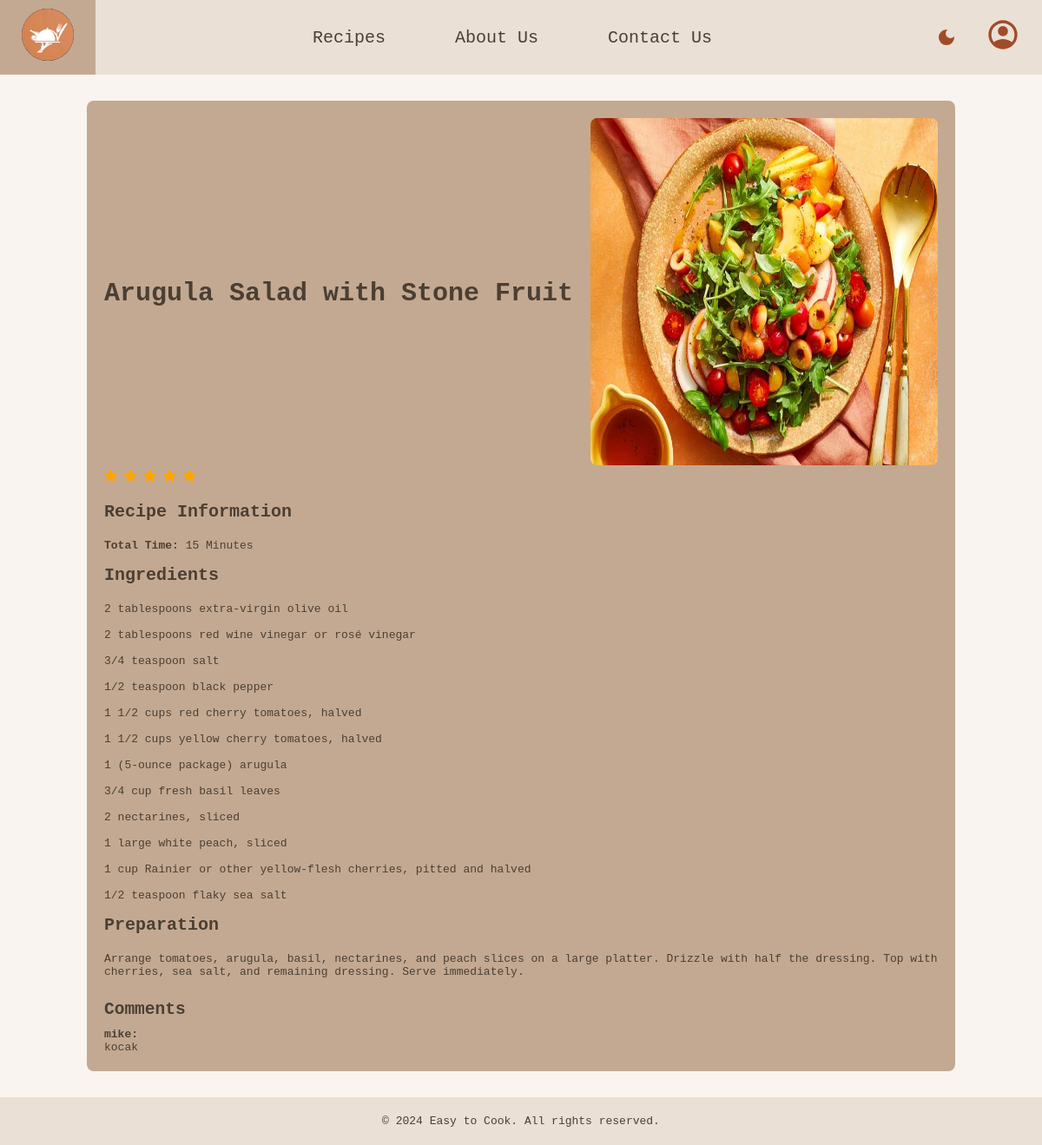
Screenshot of /description.php?id=8 with the database file from the repository.
### tables this page shows
CREATE TABLE `recipes` (
  `id` int(11) NOT NULL,
  `title` varchar(255) NOT NULL,
  `category` varchar(50) NOT NULL,
  `ingredients` text NOT NULL,
  `preparation` text NOT NULL,
  `time` int(11) NOT NULL,
  `image` varchar(255) NOT NULL,
  `created_at` timestamp NOT NULL DEFAULT current_timestamp()
);

CREATE TABLE `comments` (
  `id` int(11) NOT NULL,
  `recipe_id` int(11) NOT NULL,
  `user_id` int(11) NOT NULL,
  `comment` text NOT NULL,
  `created_at` timestamp NOT NULL DEFAULT current_timestamp()
);

CREATE TABLE `users` (
  `id` int(11) NOT NULL,
  `username` varchar(50) NOT NULL,
  `email` varchar(50) NOT NULL,
  `password` varchar(255) NOT NULL,
  `role` varchar(20) NOT NULL
);

### description.php (the view, shortened to what this page needs)
<?php
require 'koneksi.php';
$recipe_id = $_GET['id'];
if (isset($_SESSION['user_id'])) {
    $user_id = $_SESSION['user_id'];
    $query = "
        SELECT r.*, AVG(rt.rating) AS avg_rating,
        (SELECT rating FROM ratings WHERE recipe_id = r.id AND user_id = $user_id) AS user_rating
        FROM recipes r
        LEFT JOIN ratings rt ON r.id = rt.recipe_id
        WHERE r.id = $recipe_id
        GROUP BY r.id
    ";
} else{
    $query = "
        SELECT r.*, AVG(rt.rating) AS avg_rating
        FROM recipes r
        LEFT JOIN ratings rt ON r.id = rt.recipe_id
        WHERE r.id = $recipe_id
        GROUP BY r.id
    ";
}
$result = mysqli_query($conn, $query);
$recipe = mysqli_fetch_assoc($result);
$avg_rating = $recipe['avg_rating'] ? number_format($recipe['avg_rating'], 1) : 'Not Rated Yet';
$query_comments = "SELECT
c.comment,
u.username
FROM comments c
JOIN users u ON c.user_id = u.id
WHERE c.recipe_id = $recipe_id
ORDER BY c.created_at DESC";
$result_comments = mysqli_query($conn, $query_comments);
$comments = mysqli_fetch_all($result_comments, MYSQLI_ASSOC);
?>
<!DOCTYPE html>
<html lang="en">
<head>
    <link rel="stylesheet" href="https://cdnjs.cloudflare.com/ajax/libs/font-awesome/4.7.0/css/font-awesome.min.css">
    <link rel="stylesheet" href="Assets/css/style.css?v=<?php echo time(); ?>">
</head>
<body class="darkmode">
    <?php include 'header.php'; ?>
    <main>
        <div class="recipe-container">
            <div class="recipe-header">
                <h1><?php echo ($recipe['title']); ?></h1>
                <div class="recipe-image">
                    <img src="Assets/images/<?php echo ($recipe['image']); ?>" alt="<?php echo ($recipe['title']); ?>">
                </div>
            </div>
        <?php if (isset($_SESSION['user_id'])):?>
            <div class="rating-container">
                <div class="average-rating">
                    Average Rating: <?php echo $avg_rating; ?> stars
                </div>
                <form method="POST" class="star-rating-form">
                    <input type="hidden" name="submit_rating" value="1">
                    <div class="star-rating" data-recipe-id="<?php echo $recipe_id; ?>" data-user-id="<?php echo $user_id; ?>" data-user-rating="<?php echo $avg_rating; ?>">
                        <?php
                            $rounded_avg_rating = round($recipe['avg_rating']);
                            for ($i = 1; $i <= 5; $i++): ?>
                            <span class="fa fa-star <?php ($i <= 5) ? 'checked' : ''; ?>" data-star="<?php echo $i; ?>"></span>
                        <?php endfor; ?>
                    </div>
                    <div class="user-rating-text">
                        Your Rating: <?php echo $user_rating ? $user_rating . ' stars' : 'Not rated yet'; ?>
                    </div>
                    <input type="hidden" name="rating" id="userRating" value="<?php echo $user_rating ? $user_rating : ''; ?>">
                    <button type="submit" style="display: none;"></button>
                </form>
            </div>
        <?php else: ?>
            <div>
                <?php
                for ($i = 1; $i <= 5; $i++): ?>
                    <span class="fa fa-star <?php echo ($i <= $avg_rating) ? 'checked' : ''; ?>"></span>
                <?php endfor; ?>
            </div>
        <?php endif; ?>
            <div class="recipe-info">
                <h2>Recipe Information</h2>
                <div class="info-item">
                    <strong>Total Time:</strong> <?php echo htmlspecialchars($recipe['time']); ?> Minutes
                </div>
                <h2>Ingredients</h2>
                <div class="info-item">
                    <?php echo nl2br(htmlspecialchars($recipe['ingredients'])); ?>
                </div>
                <h2>Preparation</h2>
                <div class="info-item">
                    <?php echo nl2br(htmlspecialchars($recipe['preparation'])); ?>
                </div>
            </div>
            <div class="comment-section">
                <h2>Comments</h2>
                <?php foreach ($comments as $comment): ?>
                    <div class="comment">
                        <strong><?php echo ($comment['username']); ?>:</strong>
                        <p><?php echo ($comment['comment']); ?></p>
                    </div>
                <?php endforeach; ?>
            </div>
        </div>
    </main>
    <footer>
        <p>© 2024 Easy to Cook. All rights reserved.</p>
    </footer>
</body>
</html>

### Assets/css/style.css (style rules this page uses)
:root { --base-color: #f9f4ef; --base-variant: #eae0d5; --text-color: #4b3f33; --secondary-text: #a04b2a; --tertary-text: #8c6a52; --primary-color: #c3a992; --button-color: #d48c6f; --button-hover: #b36c53; --category-color: #d1bfa4; --search-color: #f0e6dc; --input-color: #eee; }
html, body { height: 100%; margin: 0; padding: 0; display: flex; flex-direction: column; font-family: Arial, sans-serif; background-color: var(--base-color); color: var(--text-color); }
* { padding: 0; margin: 0; font-family: monospace; box-sizing: border-box; }
main { flex: 1; display: flex; flex-direction: column; background-color: var(--base-color); }
footer { background-color: var(--base-variant); padding: 20px 40px; text-align: center; color: var(--text-color); }
img { width: 400px; height: 250px; }
.checked { color: orange; }
.recipe-container { width: 1000px; margin: 30px auto; padding: 20px; background-color: var(--primary-color); border-radius: 8px; }
.recipe-header { display: flex; justify-content: space-between; align-items: center; }
.recipe-header h1 { font-size: 30px; }
.recipe-image img { width: 400px; height: 400px; border-radius: 8px; }
.recipe-info { margin-top: 20px; }
.recipe-info h2 { font-size: 20px; padding-bottom: 10px; }
.info-item { margin: 10px 0; padding-bottom: 5px; }
.comment-section { margin-top: 20px; display: flex; align-items: center; gap: 10px; }
.comment-section p { color: var(--text-color); }
.comment-section { display: flex; flex-direction: column; gap: 10px; align-items: flex-start; }
.comment { display: flex; flex-direction: column; text-align: left; }

### rows the page displays
recipes: title "Arugula Salad with Stone Fruit", image (picture), time "15", ingredients "2 tablespoons extra-virgin olive oil 2 tablespoons red wine vinegar or rosé vinegar 3/4 teaspoon salt 1/2 teaspoon black pepper 1 1/2 cups red cherry tomatoes, halved 1 1/2 cups yellow cherry tomatoes, halved 1 (5-ounce package) arugula 3/4 cup fresh basil leaves 2 nectarines, sliced 1 large white peach, sliced 1 cup Rainier or other yellow-flesh cherries, pitted and halved 1/2 teaspoon flaky sea salt", preparation "Arrange tomatoes, arugula, basil, nectarines, and peach slices on a large platter. Drizzle with half the dressing. Top with cherries, sea salt, and remaining dressing. Serve immediately."
comments: user.username "mike", comment "kocak"
